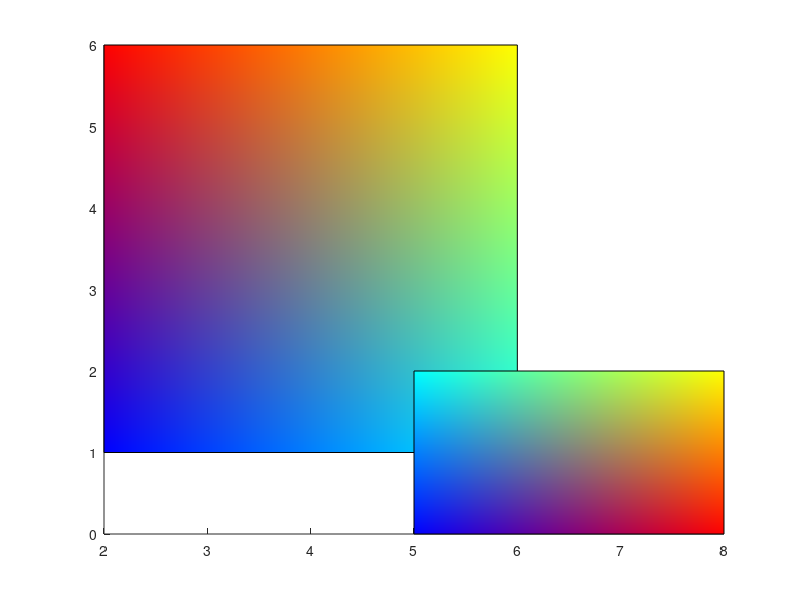

The MATLAB script that drew this image: (Note: this script raises an error after producing the figure.)
% Example script for GJK function
%   Animates two objects on a collision course and terminates animation
%   when they hit each other. Loads vertex and face data from
%   SampleShapeData.m. See the comments of GJK.m for more information
%
%   Most of this script just sets up the animation and transformations of
%   the shapes. The only key line is:
%   collisionFlag = GJK(S1Obj,S2Obj,iterationsAllowed)
%
%   Matthew Sheen, 2016
clc;clear all;close all

%How many iterations to allow for collision detection.
iterationsAllowed = 6;

% Make a figure
fig = figure;
hold on

% Load sample vertex and face data for two convex polyhedra
% SampleShapeData;

% Make shape 1
clear S1
% S1.Vertices = [2 4; 5 4; 5 6; 2 6];
S1.Vertices = [2 1 0; 6 1 0; 6 6 0; 2 6 0];
S1.Faces = [1 2 3 4];
S1.FaceVertexCData = jet(size(S1.Vertices,1));
S1.FaceColor = 'interp';
S1Obj = patch(S1);

% Make shape 2
clear S2
% S2.Vertices = [5 0; 5 2; 8 2; 8 0];
S2.Vertices = [5 0 0; 5 2 0; 8 2 0; 8 0 0];
S2.Faces = [1 2 3 4];
S2.FaceVertexCData = jet(size(S2.Vertices,1));
S2.FaceColor = 'interp';
S2Obj = patch(S2);

% Do collision detection
% -- 3D --
collisionFlag = GJK(S1Obj,S2Obj,iterationsAllowed);
% -- 2D --
% collisionFlag = GJK_optimal(S1Obj,S2Obj,iterationsAllowed);

hold off
axis equal
axis([-10 10 -10 10])
fig.Children.Visible = 'off'; % Turn off the axis for more pleasant viewing.
fig.Color = [1 1 1];
rotate3d on;


%Move them through space arbitrarily.
S1Coords = S1Obj.Vertices;
S2Coords = S2Obj.Vertices;

S1Rot = eye(3,3); % Accumulate angle changes

% Make a random rotation matix to rotate shape 1 by every step
S1Angs = 0.1*rand(3,1); % Euler angles
S1Angs(1) =0;
S1Angs(2) =0;
sang1 = sin(S1Angs);
cang1 = cos(S1Angs);
cx = cang1(1); cy = cang1(2); cz = cang1(3);
sx = sang1(1); sy = sang1(2);  sz = sang1(3);

S1RotDiff = ...
    [          cy*cz,          cy*sz,            -sy
    sy*sx*cz-sz*cx, sy*sx*sz+cz*cx,          cy*sx
    sy*cx*cz+sz*sx, sy*cx*sz-cz*sx,          cy*cx];

S2Rot = eye(3,3);

% Make a random rotation matix to rotate shape 2 by every step
S2Angs = 0.1*rand(3,1); % Euler angles
S2Angs(1) =0;
S2Angs(2) =0;
sang2 = sin(S2Angs);
cang2 = cos(S2Angs);
cx = cang2(1); cy = cang2(2); cz = cang2(3);
sx = sang2(1); sy = sang2(2); sz = sang2(3);

S2RotDiff = ...
    [          cy*cz,          cy*sz,            -sy
    sy*sx*cz-sz*cx, sy*sx*sz+cz*cx,          cy*sx
    sy*cx*cz+sz*sx, sy*cx*sz-cz*sx,          cy*cx];


% Animation loop. Terminates on collision.
end_cond = -3;
for i = 3:-0.01:end_cond
    S1Rot = S1RotDiff*S1Rot;
    S2Rot = S2RotDiff*S2Rot;
    
    S1Obj.Vertices = ((S1Rot*S1Coords') + [3,  i, 0]'*ones(1,size(S1Coords,1)))';
    S2Obj.Vertices = ((S2Rot*S2Coords') + [4, -i, 0]'*ones(1,size(S2Coords,1)))';
    
    % Do collision detection
    collisionFlag = GJK(S1Obj,S2Obj,iterationsAllowed);
    
    drawnow;
    
    if collisionFlag
        t = text(3,3,3,'Collision!','FontSize',30);
        break;
    end
end
